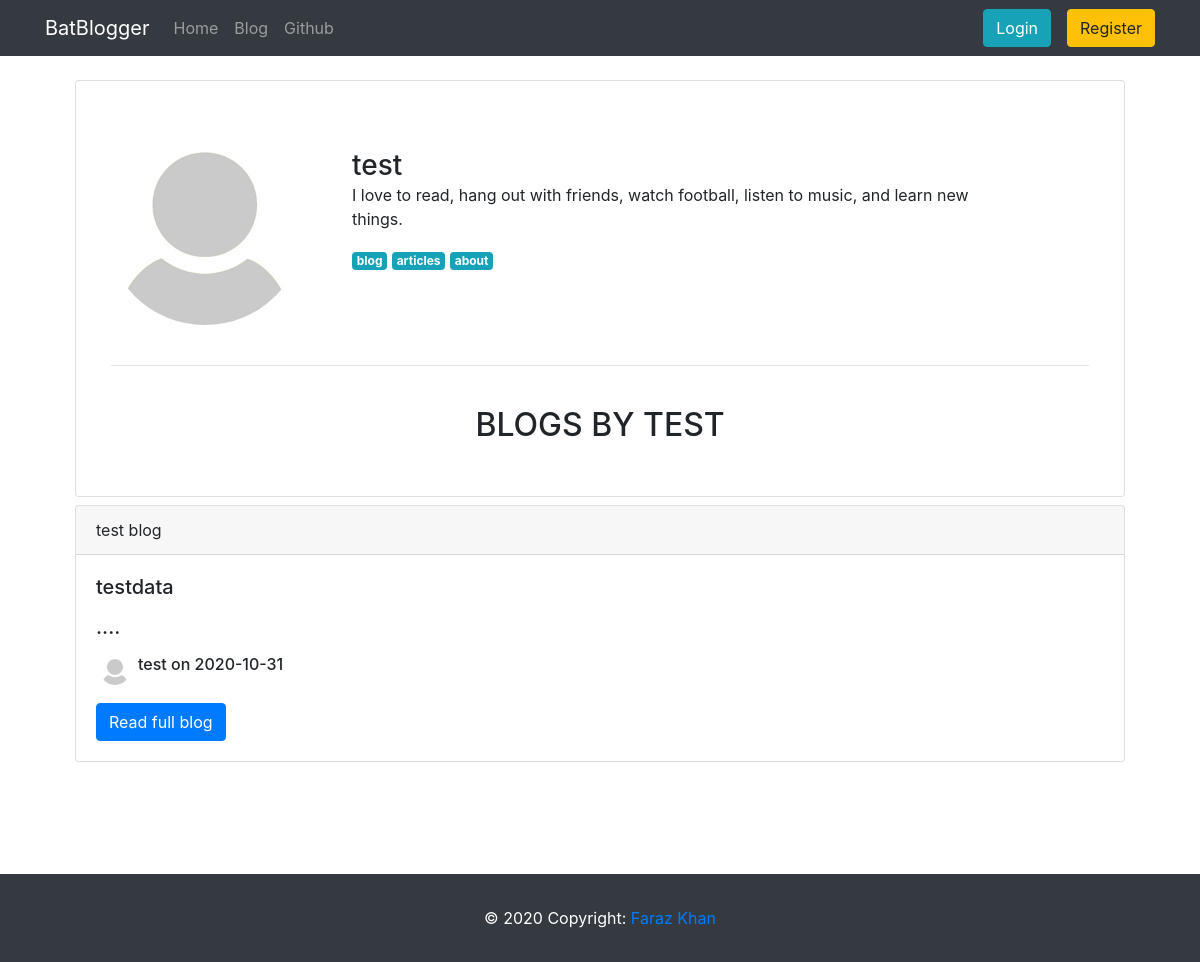
The app's page /user/test with its own data.
### blog/models.py (models this page shows, shortened)
class User(db.Model,UserMixin):
    id = db.Column(db.Integer,primary_key=True)
    username = db.Column(db.String(20),unique=True,nullable=False)
    email = db.Column(db.String(100),unique=True,nullable=False)
    image_file = db.Column(db.String(20),nullable=False,default='default.jpg')
    password = db.Column(db.String(60),nullable=False)
    posts = db.relationship('Post',backref='author',lazy=True)

class Post(db.Model):
    id = db.Column(db.Integer,primary_key=True)
    title = db.Column(db.String(100),nullable=False)
    date_posted = db.Column(db.DateTime,nullable=False,default=datetime.utcnow())
    content = db.Column(db.Text,nullable=False)
    user_id = db.Column(db.Integer,db.ForeignKey('user.id'),nullable=False)

### blog/main/routes.py (the view)
@main.route('/user/<string:username>')
def user(username):
    user = User.query.filter_by(username=username).first_or_404()
    posts = Post.query.filter_by(author=user).order_by(Post.date_posted.desc())
    return render_template('user_profile.html',user=user,posts=posts)

### blog/templates/user_profile.html (shortened to what this page needs)
{% extends "base.html" %}
{% block content %}
<div class="container m-auto">
<div class="container my-4">
<div style="margin-bottom:200px;" class="container">
  <div class="row">
      <div class="col-12">
          <div class="card">
              <div class="card-body">
                  <div class="row">
                    <div class="m-4 text-center">
                      <img src="{{ url_for('static',filename='profilepics/' + user.image_file)}}" width="200" height="200" alt="" class="rounded-circle img-fluid">
                    </div>
                      <div class="ml-2 col-12 col-lg-8 col-md-6">
                          <h3 class="mt-5 mb-0 text-truncated">{{user.username}}</h3>
                          <p>
                              I love to read, hang out with friends, watch football, listen to music, and learn new things.
                          </p>
                          <p> <span class="badge badge-info tags">blog</span>
                              <span class="badge badge-info tags">articles</span>
                              <span class="badge badge-info tags">about</span>
                          </p>
                      </div>
                </div>
                <div class="col-12"><hr></div>
                <div class="container p-4 text-center">
                   <h2>BLOGS BY {{user.username.upper()}}</h2>
                </div>
            </div>
      </div>
</div>
</div>
{% for post in posts %}
<div class="card my-2">
    <div class="card-header">
      {{post.title}}
    </div>
    <div class="card-body">
      <h5 class="card-text">{{post.content[:100]|markdown}}....</h5>
      <div class="row mx-1 my-3">
        <img class="rounded-circle mr-1" src="{{ url_for('static',filename='profilepics/' + post.author.image_file)}}" width="30" height="30">
        <h6 class="card-title ml-1">{{post.author.username}} on {{post.date_posted.strftime('%Y-%m-%d')}}</h6>
      </div>
      <a href="{{url_for('posts.post',id=post.id)}}" class="btn btn-primary">Read full blog</a>
    </div>
  </div>
{% endfor %}
</div>
</div>
</div>
{% endblock content %}

### records on screen
User: image_file (placeholder picture), username "test", username "TEST"
Post: title "test blog", content "testdata", image_file (placeholder picture), author.username "test", date_posted "2020-10-31"
